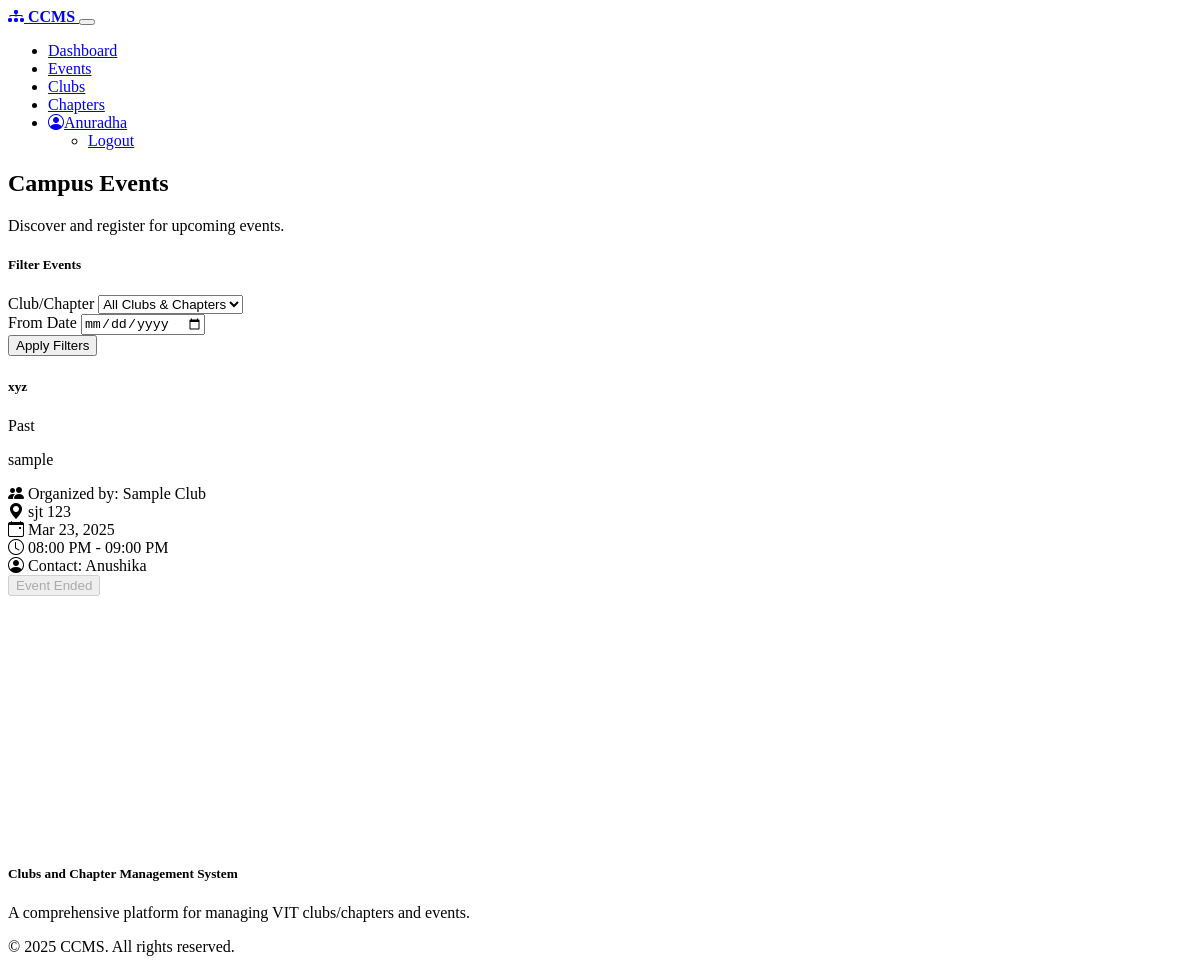
Page /student/events (signed in) on the committed database.
### models.py (models this page shows, shortened)
class User(UserMixin, db.Model):
    id = db.Column(db.Integer, primary_key=True)
    username = db.Column(db.String(64), unique=True, nullable=False)
    email = db.Column(db.String(120), unique=True, nullable=False)
    password_hash = db.Column(db.String(256), nullable=False)
    role = db.Column(db.String(20), nullable=False)  # 'student', 'board', 'dsw'
    clubs = db.relationship('ClubMember', back_populates='user')
    registrations = db.relationship('Registration', back_populates='user')

class Event(db.Model):
    id = db.Column(db.Integer, primary_key=True)
    name = db.Column(db.String(100), nullable=False)
    description = db.Column(db.Text, nullable=False)
    venue = db.Column(db.String(100), nullable=False)
    date_from = db.Column(db.Date, nullable=False)
    date_to = db.Column(db.Date, nullable=False)
    time_from = db.Column(db.Time, nullable=False)
    time_to = db.Column(db.Time, nullable=False)
    poc = db.Column(db.String(100), nullable=False)  # Point of Contact
    club_id = db.Column(db.Integer, db.ForeignKey('club.id'), nullable=False)
    created_by = db.Column(db.Integer, db.ForeignKey('user.id'), nullable=False)
    club = db.relationship('Club', back_populates='events')
    creator = db.relationship('User')
    registrations = db.relationship('Registration', back_populates='event', cascade="all, delete-orphan")
    created_at = db.Column(db.DateTime, default=datetime.utcnow)
    updated_at = db.Column(db.DateTime, default=datetime.utcnow, onupdate=datetime.utcnow)

class Club(db.Model):
    id = db.Column(db.Integer, primary_key=True)
    name = db.Column(db.String(100), nullable=False)
    type = db.Column(db.String(20), nullable=False)  # 'club' or 'chapter'
    description = db.Column(db.Text, nullable=False)
    members = db.relationship('ClubMember', back_populates='club', cascade="all, delete-orphan")
    events = db.relationship('Event', back_populates='club', cascade="all, delete-orphan")
    created_at = db.Column(db.DateTime, default=datetime.utcnow)
    updated_at = db.Column(db.DateTime, default=datetime.utcnow, onupdate=datetime.utcnow)

### routes.py (the view)
@app.route('/student/events')
@login_required
def student_events():
    if current_user.role != 'student':
        flash('Access denied. You are not a student.', 'danger')
        return redirect(url_for('index'))
    club_id = request.args.get('club_id', type=int)
    date_from = request.args.get('date_from')
    query = Event.query
    if club_id:
        query = query.filter_by(club_id=club_id)
    if date_from:
        try:
            date_obj = datetime.strptime(date_from, '%Y-%m-%d').date()
            query = query.filter(Event.date_from >= date_obj)
        except ValueError:
            pass
    events = query.order_by(Event.date_from).all()
    clubs = Club.query.all()
    return render_template('student/events.html', events=events, clubs=clubs)

### app.py (called while the page is built)
@app.context_processor
def inject_now():
    return {'now': datetime.now}

### models.py (called while the page is built)
@login_manager.user_loader
def load_user(user_id):
    return User.query.get(int(user_id))

### Templates/student/events.html (shortened to what this page needs)
{% extends 'base.html' %}
{% block content %}
<div class="row mb-4">
    <div class="col">
        <h2 class="mb-4">Campus Events</h2>
        <p class="lead">Discover and register for upcoming events.</p>
    </div>
</div>
<div class="row mb-4">
    <div class="col-md-12">
        <div class="card">
            <div class="card-header">
                <h5 class="mb-0">Filter Events</h5>
            </div>
            <div class="card-body">
                <form id="event-filter-form" class="row g-3">
                    <div class="col-md-5">
                        <label for="filter-club" class="form-label">Club/Chapter</label>
                        <select class="form-select" id="filter-club" name="club_id">
                            <option value="">All Clubs & Chapters</option>
                        </select>
                    </div>
                    <div class="col-md-5">
                        <label for="filter-date" class="form-label">From Date</label>
                        <input type="date" class="form-control" id="filter-date" name="date_from"
                               value="{{ request.args.get('date_from', '') }}">
                    </div>
                    <div class="col-md-2 d-flex align-items-end">
                        <button type="submit" class="btn btn-primary w-100">Apply Filters</button>
                    </div>
                </form>
            </div>
        </div>
    </div>
</div>
<div class="row">
    {% if events %}
        {% for event in events %}
            <div class="col-md-6 col-lg-4 mb-4">
                <div class="card h-100 event-card">
                    <div class="card-header d-flex justify-content-between align-items-center">
                        <h5 class="card-title mb-0">{{ event.name }}</h5>
                        {% set today = now().date() %}
                        {% if event.date_from <= today and event.date_to >= today %}
                            <span class="badge badge-ongoing">Ongoing</span>
                        {% elif event.date_from > today %}
                            <span class="badge badge-upcoming">Upcoming</span>
                        {% else %}
                            <span class="badge badge-past">Past</span>
                        {% endif %}
                    </div>
                    <div class="card-body">
                        <p class="card-text">{{ event.description|truncate(150) }}</p>
                        <div class="mb-2">
                            <i class="bi bi-people-fill"></i> Organized by: {{ event.club.name }}
                        </div>
                        <div class="mb-2">
                            <i class="bi bi-geo-alt-fill"></i> {{ event.venue }}
                        </div>
                        <div class="mb-2">
                            <i class="bi bi-calendar-event"></i>
                            {{ event.date_from.strftime('%b %d, %Y') }}
                        </div>
                        <div class="mb-3">
                            <i class="bi bi-clock"></i>
                            {{ event.time_from.strftime('%I:%M %p') }} - {{ event.time_to.strftime('%I:%M %p') }}
                        </div>
                        <div class="mb-3">
                            <i class="bi bi-person-circle"></i> Contact: {{ event.poc }}
                        </div>
                        <button class="btn btn-primary register-event-btn"
                                data-event-id="{{ event.id }}"
                                {% if event.date_to < today %}disabled{% endif %}>
                            {% if event.date_to < today %}Event Ended{% else %}Register{% endif %}
                        </button>
                    </div>
                </div>
            </div>
        {% endfor %}
    {% endif %}
</div>
{% endblock %}

### Templates/base.html (shortened to what this page needs)
<!DOCTYPE html>
<html lang="en" data-bs-theme="dark">
<head>
    <link href="https://cdn.replit.com/agent/bootstrap-agent-dark-theme.min.css" rel="stylesheet">
    <link rel="stylesheet" href="https://cdn.jsdelivr.net/npm/bootstrap-icons@1.11.1/font/bootstrap-icons.css">
    <link rel="stylesheet" href="{{ url_for('static', filename='css/custom.css') }}">
</head>
<body>
    <header>
        <nav class="navbar navbar-expand-lg navbar-dark bg-dark">
            <div class="container">
                <a class="navbar-brand" href="{{ url_for('index') }}">
                    <i class="bi bi-diagram-3-fill me-2"></i>
                    CCMS
                </a>
                <button class="navbar-toggler" type="button" data-bs-toggle="collapse" data-bs-target="#navbarNav"
                    aria-controls="navbarNav" aria-expanded="false" aria-label="Toggle navigation">
                </button>
                <div class="collapse navbar-collapse" id="navbarNav">
                    <ul class="navbar-nav ms-auto">
                        {% if current_user.is_authenticated %}
                            {% if current_user.role == 'student' %}
                                <li class="nav-item">
                                    <a class="nav-link {% if request.endpoint == 'student_dashboard' %}active{% endif %}"
                                        href="{{ url_for('student_dashboard') }}">Dashboard</a>
                                </li>
                                <li class="nav-item">
                                    <a class="nav-link {% if request.endpoint == 'student_events' %}active{% endif %}"
                                        href="{{ url_for('student_events') }}">Events</a>
                                </li>
                                <li class="nav-item">
                                    <a class="nav-link {% if request.endpoint == 'student_clubs' %}active{% endif %}"
                                        href="{{ url_for('student_clubs') }}">Clubs</a>
                                </li>
                                <li class="nav-item">
                                    <a class="nav-link {% if request.endpoint == 'student_chapters' %}active{% endif %}"
                                        href="{{ url_for('student_chapters') }}">Chapters</a>
                                </li>
                            {% endif %}
                            <li class="nav-item dropdown">
                                <a class="nav-link dropdown-toggle" href="#" id="userDropdown" role="button"
                                   data-bs-toggle="dropdown" aria-expanded="false">
                                    <i class="bi bi-person-circle me-1"></i>{{ current_user.username }}
                                </a>
                                <ul class="dropdown-menu dropdown-menu-end" aria-labelledby="userDropdown">
                                    <li><a class="dropdown-item" href="{{ url_for('logout') }}">Logout</a></li>
                                </ul>
                            </li>
                        {% endif %}
                    </ul>
                </div>
            </div>
        </nav>
    </header>
    <main class="py-4 content-wrapper">
        <div class="container">
            {% block content %}{% endblock %}
        </div>
    </main>
    <footer class="bg-dark text-light py-4 mt-auto">
        <div class="container">
            <div class="row">
                <div class="col-md-6">
                    <h5>Clubs and Chapter Management System</h5>
                    <p class="mb-0">A comprehensive platform for managing VIT clubs/chapters and events.</p>
                </div>
                <div class="col-md-6 text-md-end">
                    <p class="mb-0">&copy; 2025 CCMS. All rights reserved.</p>
                </div>
            </div>
        </div>
    </footer>
</body>
</html>

### Static/css/custom.css (style rules this page uses)
.content-wrapper { min-height: calc(100vh - 56px - 70px); }
.navbar-brand { font-weight: 700; }
.event-card, .club-card { margin-bottom: 20px; transition: all 0.3s ease; }
.badge-past { background-color: var(--bs-secondary); }

### rows in the picture
User: username "Anuradha"
Event: name "xyz", date_to "Past", description "sample", club.name "Sample Club", venue "sjt 123", date_from "Mar 23, 2025", time_from "08:00 PM", time_to "09:00 PM", poc "Anushika"
